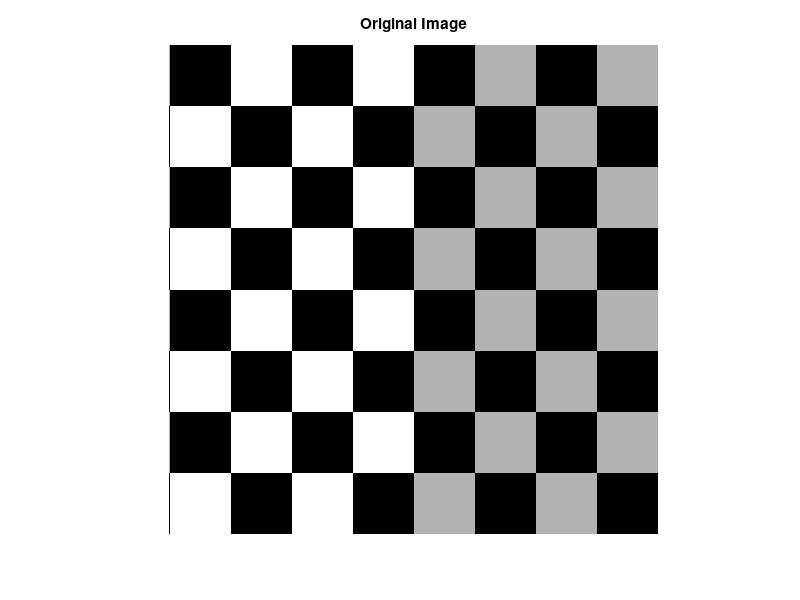
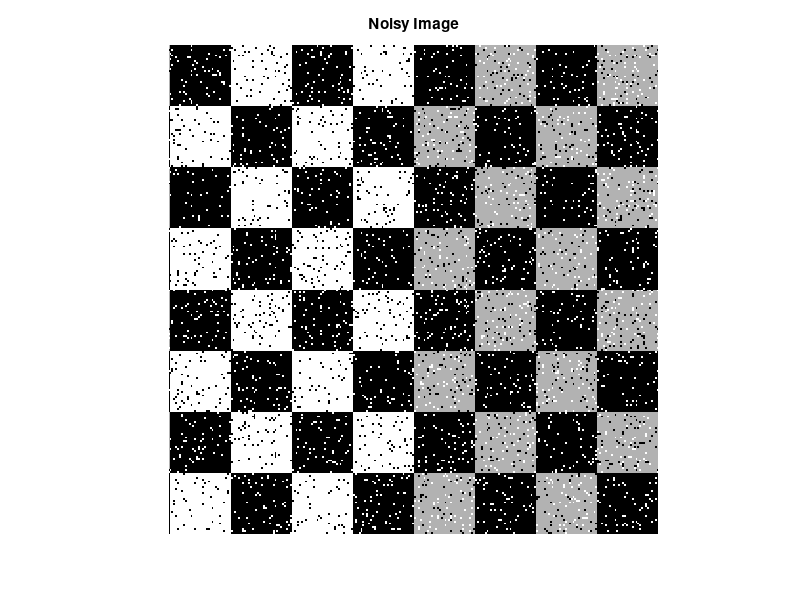
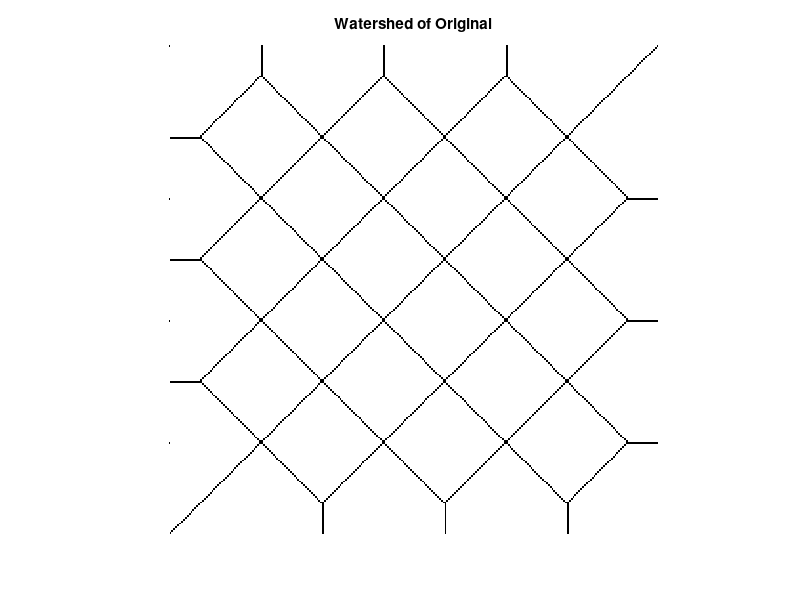
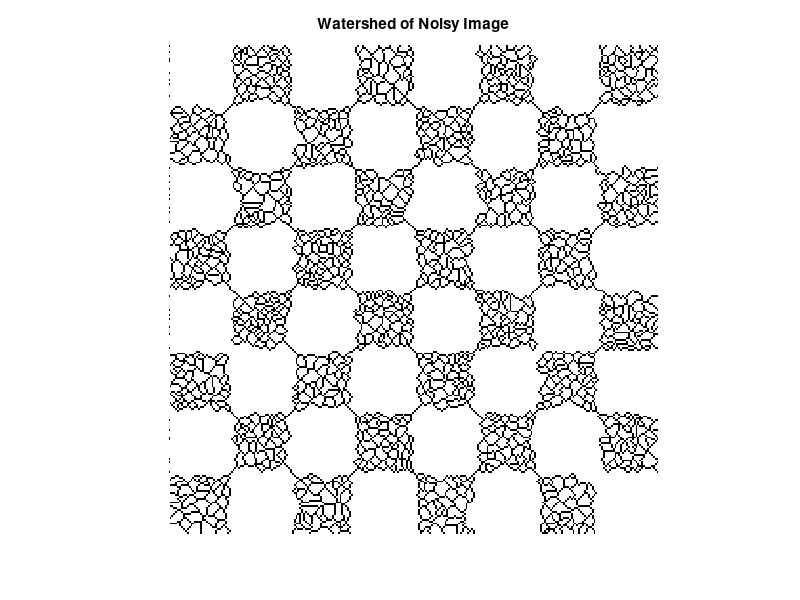

Source code (MATLAB) for these figures, in order:
a=checkerboard(32);
a1=imnoise(a,'salt & pepper',0.1);
b=watershed(a,4);
b1=watershed(a1,4);
imshow(a),title('Original Image')
figure,imshow(a1),title('Noisy Image')
figure,imshow(b),title('Watershed of Original')
figure,imshow(b1),title('Watershed of Noisy Image')

